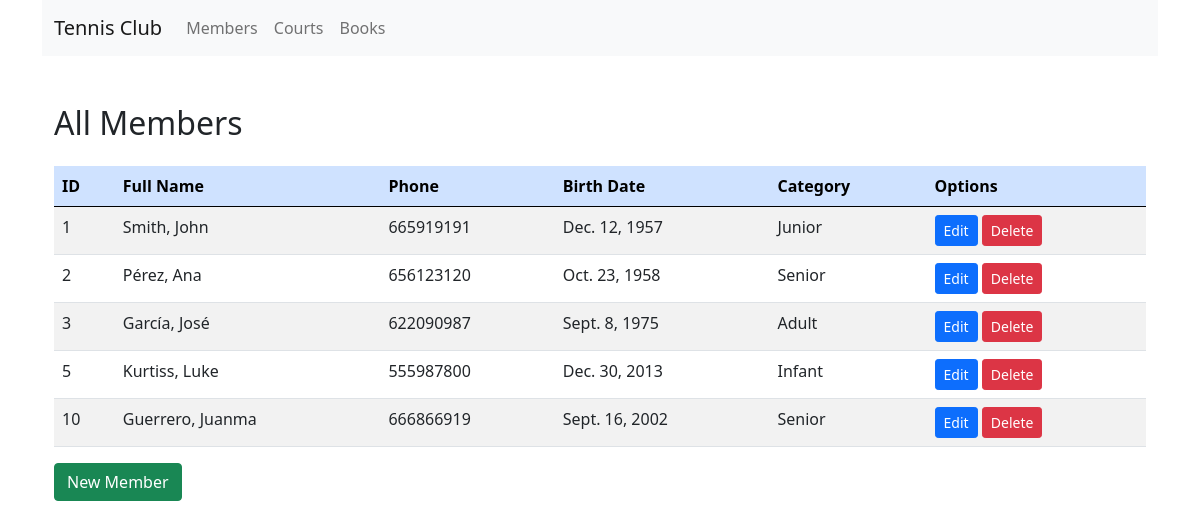
/members/, run on an earlier commit of the app's database.
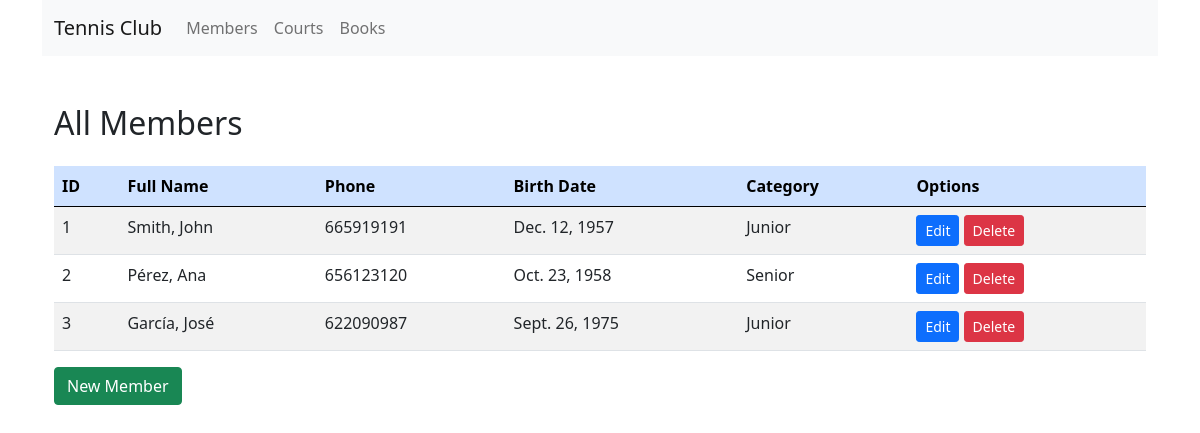
And on a later commit of the database.
### club/models.py (models this page shows, shortened)
class Member(models.Model):
    member_id = models.AutoField(primary_key=True)
    full_name = models.CharField(max_length=50)
    phone = models.IntegerField()
    birth_date = models.DateField()
    CATEGORY_CHOICES = [
        ('Infant', 'Infant'),
        ('Junior', 'Junior'),
        ('Adult', 'Adult'),
        ('Senior', 'Senior'),
    ]
    category = models.CharField(max_length=50, choices=CATEGORY_CHOICES)

### club/views.py (the view)
# urls.py: path('members/', views.member_All, name='member_All'),
def member_All(request):
    members = Member.objects.all()
    return render(request, 'member/member_all.html', {'members': members})

### club/templates/member/member_all.html
{% extends 'base.html' %}
{% block content %}
<div class="container">
    <h2 class="mt-5 mb-4">All Members</h2>
    <table class="table table-striped table-hover">
        <thead class="table-primary">
            <tr>
                <th>ID</th>
                <th>Full Name</th>
                <th>Phone</th>
                <th>Birth Date</th>
                <th>Category</th>
                <th>Options</th>
            </tr>
        </thead>
        <tbody>
           {% for member in members %}
            <tr>
                <td>{{ member.member_id }}</td>
                <td>{{ member.full_name }}</td>
                <td>{{ member.phone }}</td>
                <td>{{ member.birth_date }}</td>
                <td>{{ member.category }}</td>
                <td>
                     <a class="btn btn-primary btn-sm" href="{% url 'member_Edit' member.pk %}">Edit</a>
                     <a href={% url 'member_Delete' member.pk %} onclick="return confirm('Sure?');"><button type="button" class="btn btn-sm btn-danger">Delete</button></a>
                    </td>
            </tr>
            {% endfor %}
        </tbody>
    </table>
    <a class="btn btn-success" href="{% url 'member_New' %}">New Member</a>
</div>
{% endblock %}

What changed in the data, as far as the page shows it:
removed Member: member_id "5", full_name "Kurtiss, Luke", phone "555987800", birth_date "Dec. 30, 2013", category "Infant"
removed Member: member_id "10", full_name "Guerrero, Juanma", phone "666866919", birth_date "Sept. 16, 2002", category "Senior"
changed Member "García, José": birth_date "Sept. 8, 1975" → "Sept. 26, 1975"; category "Adult" → "Junior"
